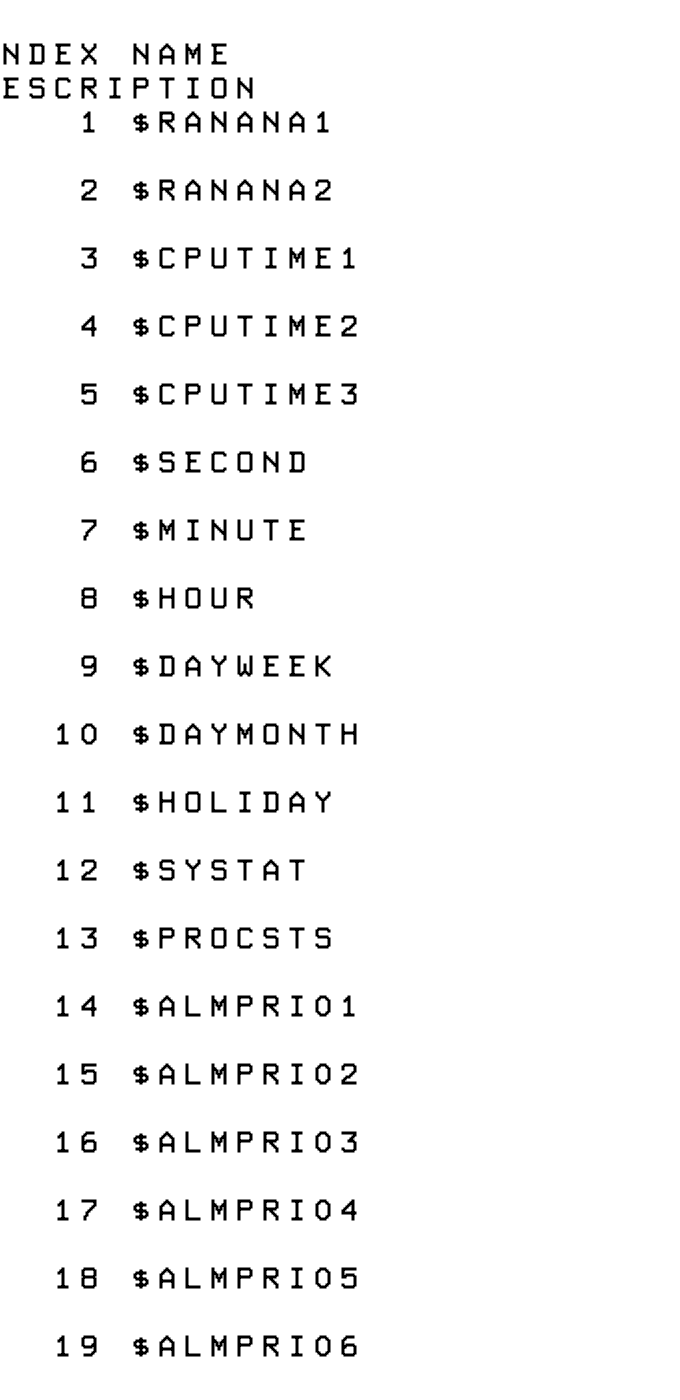
#> input picture POINT_Index/Capture_1.PNG, 1360 x 2800 px (shown at 1/2 size); its folder holds only this picture in this run
$ python Working_Script_Python_OCR.py
#> lines starting #> are read from the running program, lines starting #| are printed output that depends on the picture; after the words box and inside, x2 and y2 are one past the last pixel; in counts of white or black regions, pixels touching at a corner belong together
import numpy as np
import cv2
import os


#Define Useful Variables
dir_name = 'POINT_Index'
file_name = dir_name + '/Capture_'

#For Grayscale Image
gray_dir_name = 'clean_image/gray'
gray_file_name = gray_dir_name + "/Gray_"

#For Binary Image
binary_dir_name = 'clean_image/binary'
binary_file_name = binary_dir_name + "/Binary_"


#Get quantity of files in direcotry POINT_Index

#create a log file object to read pixel data
f = open('log_file.txt','w')
log_str =""
f_list =os.listdir(dir_name)
qty_files = len(f_list)
print('Quantity of files ' + str(qty_files))

#Loop to all the files in the direcotry and convert them to grayscale
#qty_files = 2
for count in range(1,qty_files+1,1):


        #Update file name to have the Index Number
        img_name = file_name + str(count) + '.PNG'
        gray_img_name = gray_file_name + str(count) + '.PNG'
        binary_img_name = binary_file_name + str(count) + '.PNG'

        print(img_name)
        #Read Image as grayscale
        img=cv2.imread(img_name,0)
#> img: shape (2800, 1360); 96.9% white; 203 black regions, largest, box (x1, y1, x2, y2) and area: (163, 1175, 193, 1217) 764, (163, 2535, 193, 2577) 764, (371, 87, 401, 129) 728

        #save image in new direcotry as grayscale
        #ret,img = cv2.threshold(img,240,255,cv2.THRESH_BINARY)

        cv2.imwrite(gray_img_name,img)
        #cv2.imshow(('image_'+str(count)),img)

        #Convert gray image to binary
        ret,clean_img = cv2.threshold(img,240,255,cv2.THRESH_BINARY_INV)
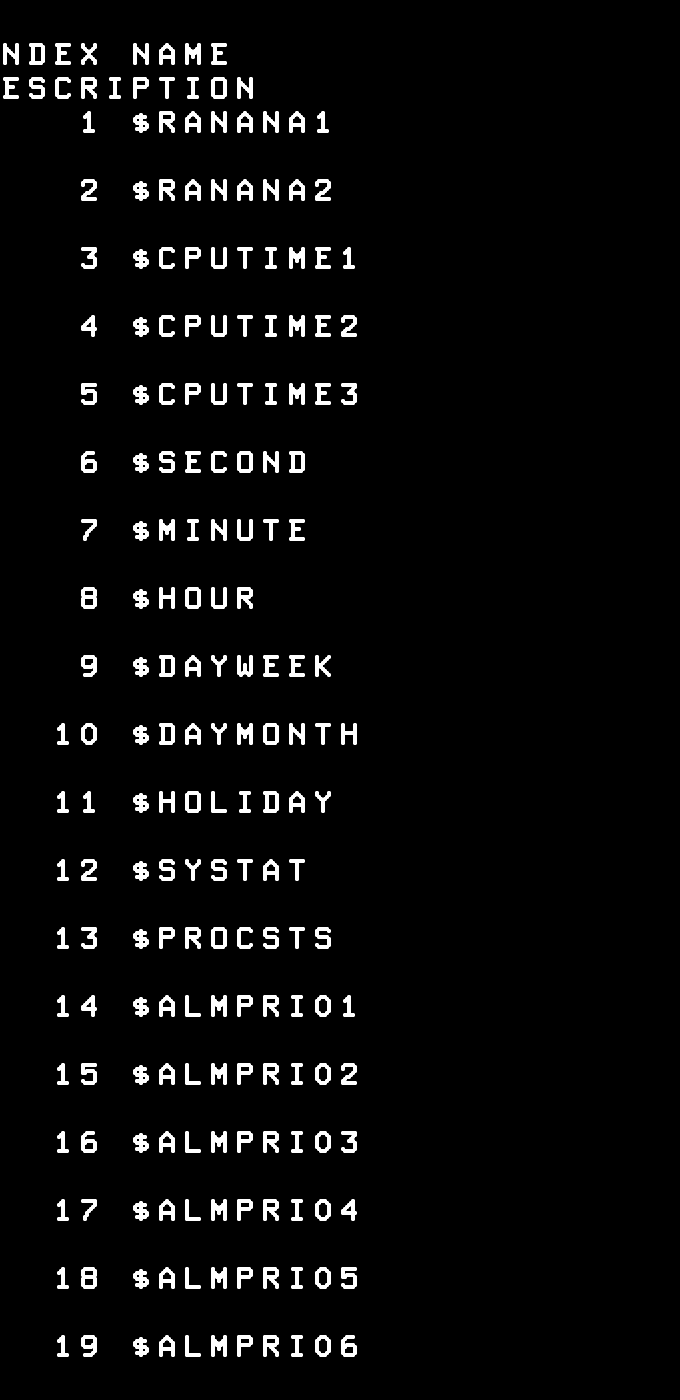
#> clean_img: shape (2800, 1360) (shown at 1/2 size); 3.1% white; 203 white regions, largest, box (x1, y1, x2, y2) and area: (163, 1175, 193, 1217) 764, (163, 2535, 193, 2577) 764, (371, 87, 401, 129) 728
        #save image in new direcotry as grayscale
        #Change dimmension of the picture
        clean_img = clean_img[0:700,5:345]
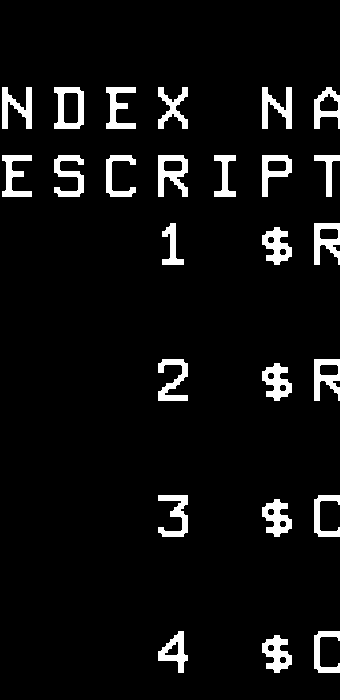
#> clean_img: shape (700, 340); 6.1% white; 25 white regions, largest, box (x1, y1, x2, y2) and area: (158, 155, 188, 197) 727, (54, 87, 84, 129) 696, (2, 87, 32, 129) 656
        #Do an expension transformation on the image
        clean_img =  cv2.resize(clean_img,None,fx=22,fy=24,interpolation=cv2.INTER_LINEAR)
        ret,clean_img = cv2.threshold(clean_img,220,255,cv2.THRESH_BINARY)

        cv2.imwrite(binary_img_name,clean_img)
        #cv2.imshow(('Binary_Image_'+str(count)),clean_img)

        #acess individual pixel properties
        print("Image Shape is: " + str(img.shape))
#| Image Shape is: (2800, 1360)
        print("Image Size is: " + str(img.size))
#| Image Size is: 3808000
        print("Image width is: " + str(img.shape[0]))
#| Image width is: 2800
        print("Image Height is: " + str(img.shape[1]))
#| Image Height is: 1360
        print("Image Datatype is: " + str(img.dtype))
#| Image Datatype is: uint8

        #Pixel manipulation codes
        #Extract image dimmension
        width = clean_img.shape[1]
#> width = 7480
        height = clean_img.shape[0]
#> height = 16800

        #Print all pixel in the image
        """for y in range(0,height):
                for x in range(0,width):

                        #Add a a new pixel object to the string
                        f.write(str(img.item(y,x)))
                        f.write(',')
                        #log_str = log_str +  "," + str(img.item(x,y))
                        #print(img.item(x,y),sep=",",end='',file='log.txt')
                #Add a new line for each row
		#write the string to the log file
                f.write('\n')"""

        cv2.waitKey()
        cv2.destroyAllWindows()
#close log file
f.close()
